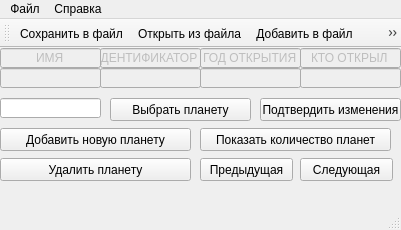
<?xml version="1.0" encoding="UTF-8"?>
<ui version="4.0">
 <class>MainWindow</class>
 <widget class="QMainWindow" name="MainWindow">
  <property name="geometry">
   <rect>
    <x>0</x>
    <y>0</y>
    <width>401</width>
    <height>230</height>
   </rect>
  </property>
  <property name="sizePolicy">
   <sizepolicy hsizetype="Fixed" vsizetype="Fixed">
    <horstretch>0</horstretch>
    <verstretch>0</verstretch>
   </sizepolicy>
  </property>
  <property name="minimumSize">
   <size>
    <width>401</width>
    <height>207</height>
   </size>
  </property>
  <property name="maximumSize">
   <size>
    <width>401</width>
    <height>230</height>
   </size>
  </property>
  <property name="windowTitle">
   <string>MainWindow</string>
  </property>
  <widget class="QWidget" name="centralWidget">
   <widget class="QLineEdit" name="lineEdit_Name">
    <property name="enabled">
     <bool>false</bool>
    </property>
    <property name="geometry">
     <rect>
      <x>0</x>
      <y>20</y>
      <width>101</width>
      <height>20</height>
     </rect>
    </property>
   </widget>
   <widget class="QLineEdit" name="lineEdit_Mass">
    <property name="enabled">
     <bool>false</bool>
    </property>
    <property name="geometry">
     <rect>
      <x>100</x>
      <y>20</y>
      <width>101</width>
      <height>20</height>
     </rect>
    </property>
   </widget>
   <widget class="QPushButton" name="pushButton_SelectPlanet">
    <property name="geometry">
     <rect>
      <x>110</x>
      <y>50</y>
      <width>141</width>
      <height>23</height>
     </rect>
    </property>
    <property name="text">
     <string>Выбрать планету</string>
    </property>
   </widget>
   <widget class="QPushButton" name="pushButton_ConfChang">
    <property name="geometry">
     <rect>
      <x>260</x>
      <y>50</y>
      <width>141</width>
      <height>23</height>
     </rect>
    </property>
    <property name="text">
     <string>Подтвердить изменения</string>
    </property>
   </widget>
   <widget class="QPushButton" name="add_item">
    <property name="geometry">
     <rect>
      <x>0</x>
      <y>80</y>
      <width>191</width>
      <height>23</height>
     </rect>
    </property>
    <property name="text">
     <string>Добавить новую планету</string>
    </property>
   </widget>
   <widget class="QPushButton" name="delete_item">
    <property name="geometry">
     <rect>
      <x>0</x>
      <y>110</y>
      <width>191</width>
      <height>23</height>
     </rect>
    </property>
    <property name="text">
     <string>Удалить планету</string>
    </property>
   </widget>
   <widget class="QLineEdit" name="lineEdit_YearOpen">
    <property name="enabled">
     <bool>false</bool>
    </property>
    <property name="geometry">
     <rect>
      <x>200</x>
      <y>20</y>
      <width>101</width>
      <height>20</height>
     </rect>
    </property>
   </widget>
   <widget class="QLineEdit" name="lineEdit_WhoOpen">
    <property name="enabled">
     <bool>false</bool>
    </property>
    <property name="geometry">
     <rect>
      <x>300</x>
      <y>20</y>
      <width>101</width>
      <height>20</height>
     </rect>
    </property>
   </widget>
   <widget class="QLineEdit" name="lineEdit_EnterPlanet">
    <property name="geometry">
     <rect>
      <x>0</x>
      <y>50</y>
      <width>101</width>
      <height>20</height>
     </rect>
    </property>
   </widget>
   <widget class="QPushButton" name="pushButton_sizeVictor">
    <property name="geometry">
     <rect>
      <x>200</x>
      <y>80</y>
      <width>191</width>
      <height>23</height>
     </rect>
    </property>
    <property name="text">
     <string>Показать количество планет</string>
    </property>
   </widget>
   <widget class="QLineEdit" name="lineEdit_Mass_2">
    <property name="enabled">
     <bool>false</bool>
    </property>
    <property name="geometry">
     <rect>
      <x>100</x>
      <y>0</y>
      <width>101</width>
      <height>20</height>
     </rect>
    </property>
    <property name="font">
     <font>
      <weight>50</weight>
      <bold>false</bold>
      <underline>false</underline>
      <strikeout>false</strikeout>
      <stylestrategy>PreferDefault</stylestrategy>
      <kerning>true</kerning>
     </font>
    </property>
    <property name="text">
     <string>ИДЕНТИФИКАТОР</string>
    </property>
    <property name="alignment">
     <set>Qt::AlignCenter</set>
    </property>
   </widget>
   <widget class="QLineEdit" name="lineEdit_YearOpen_2">
    <property name="enabled">
     <bool>false</bool>
    </property>
    <property name="geometry">
     <rect>
      <x>200</x>
      <y>0</y>
      <width>101</width>
      <height>20</height>
     </rect>
    </property>
    <property name="font">
     <font>
      <weight>50</weight>
      <bold>false</bold>
      <underline>false</underline>
      <strikeout>false</strikeout>
      <stylestrategy>PreferDefault</stylestrategy>
      <kerning>true</kerning>
     </font>
    </property>
    <property name="text">
     <string>ГОД ОТКРЫТИЯ</string>
    </property>
    <property name="alignment">
     <set>Qt::AlignCenter</set>
    </property>
   </widget>
   <widget class="QLineEdit" name="lineEdit_Name_2">
    <property name="enabled">
     <bool>false</bool>
    </property>
    <property name="geometry">
     <rect>
      <x>0</x>
      <y>0</y>
      <width>101</width>
      <height>20</height>
     </rect>
    </property>
    <property name="font">
     <font>
      <weight>50</weight>
      <bold>false</bold>
      <underline>false</underline>
      <strikeout>false</strikeout>
      <stylestrategy>PreferDefault</stylestrategy>
      <kerning>true</kerning>
     </font>
    </property>
    <property name="text">
     <string>ИМЯ</string>
    </property>
    <property name="alignment">
     <set>Qt::AlignCenter</set>
    </property>
   </widget>
   <widget class="QLineEdit" name="lineEdit_WhoOpen_2">
    <property name="enabled">
     <bool>false</bool>
    </property>
    <property name="geometry">
     <rect>
      <x>300</x>
      <y>0</y>
      <width>101</width>
      <height>20</height>
     </rect>
    </property>
    <property name="font">
     <font>
      <weight>50</weight>
      <bold>false</bold>
      <underline>false</underline>
      <strikeout>false</strikeout>
      <stylestrategy>PreferDefault</stylestrategy>
      <kerning>true</kerning>
     </font>
    </property>
    <property name="text">
     <string>КТО ОТКРЫЛ</string>
    </property>
    <property name="alignment">
     <set>Qt::AlignCenter</set>
    </property>
   </widget>
   <widget class="QPushButton" name="pushButton_back">
    <property name="geometry">
     <rect>
      <x>200</x>
      <y>110</y>
      <width>93</width>
      <height>23</height>
     </rect>
    </property>
    <property name="text">
     <string>Предыдущая</string>
    </property>
   </widget>
   <widget class="QPushButton" name="pushButton_next">
    <property name="geometry">
     <rect>
      <x>300</x>
      <y>110</y>
      <width>93</width>
      <height>23</height>
     </rect>
    </property>
    <property name="text">
     <string>Следующая</string>
    </property>
   </widget>
  </widget>
  <widget class="QMenuBar" name="menuBar">
   <property name="geometry">
    <rect>
     <x>0</x>
     <y>0</y>
     <width>401</width>
     <height>26</height>
    </rect>
   </property>
   <widget class="QMenu" name="menu">
    <property name="title">
     <string>Файл</string>
    </property>
    <addaction name="action"/>
    <addaction name="action_2"/>
    <addaction name="Merge_in_file"/>
    <addaction name="Merge_from_file"/>
   </widget>
   <widget class="QMenu" name="about_of">
    <property name="title">
     <string>Справка</string>
    </property>
    <addaction name="Author"/>
   </widget>
   <addaction name="menu"/>
   <addaction name="about_of"/>
  </widget>
  <widget class="QToolBar" name="mainToolBar">
   <attribute name="toolBarArea">
    <enum>TopToolBarArea</enum>
   </attribute>
   <attribute name="toolBarBreak">
    <bool>false</bool>
   </attribute>
   <addaction name="action"/>
   <addaction name="action_2"/>
   <addaction name="Merge_in_file"/>
   <addaction name="Merge_from_file"/>
   <addaction name="Author"/>
  </widget>
  <widget class="QStatusBar" name="statusBar"/>
  <action name="action">
   <property name="icon">
    <iconset resource="resource.qrc">
     <normaloff>:/rec/Иконки/Записать в файл.jpg</normaloff>:/rec/Иконки/Записать в файл.jpg</iconset>
   </property>
   <property name="text">
    <string>Сохранить в файл </string>
   </property>
  </action>
  <action name="action_2">
   <property name="icon">
    <iconset resource="resource.qrc">
     <normaloff>:/rec/Иконки/Взять из файла.png</normaloff>:/rec/Иконки/Взять из файла.png</iconset>
   </property>
   <property name="text">
    <string>Открыть из файла</string>
   </property>
  </action>
  <action name="Author">
   <property name="icon">
    <iconset resource="resource.qrc">
     <normaloff>:/rec/Иконки/o-nas.png</normaloff>:/rec/Иконки/o-nas.png</iconset>
   </property>
   <property name="text">
    <string>Автор</string>
   </property>
  </action>
  <action name="Merge_in_file">
   <property name="icon">
    <iconset resource="resource.qrc">
     <normaloff>:/rec/Иконки/Слияние в программе.png</normaloff>:/rec/Иконки/Слияние в программе.png</iconset>
   </property>
   <property name="text">
    <string>Добавить в файл</string>
   </property>
   <property name="toolTip">
    <string>Объединить объекты из программы с объектами в файле</string>
   </property>
  </action>
  <action name="Merge_from_file">
   <property name="icon">
    <iconset resource="resource.qrc">
     <normaloff>:/rec/Иконки/Слияние в файле.png</normaloff>:/rec/Иконки/Слияние в файле.png</iconset>
   </property>
   <property name="text">
    <string>Объединить из файла</string>
   </property>
   <property name="toolTip">
    <string>Объединить объекты из файла с объектами в программе</string>
   </property>
  </action>
 </widget>
 <layoutdefault spacing="6" margin="11"/>
 <resources>
  <include location="resource.qrc"/>
 </resources>
 <connections/>
</ui>
